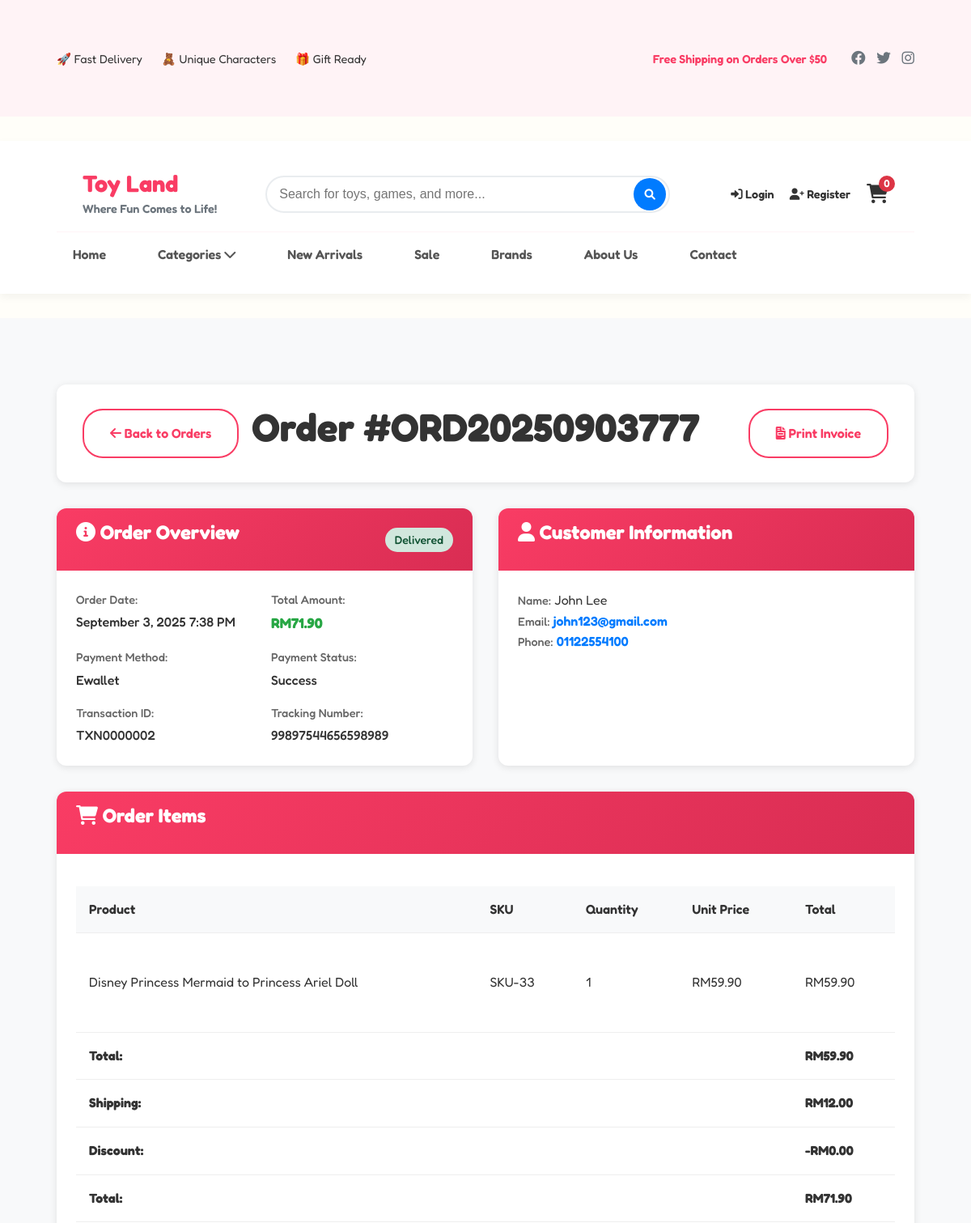
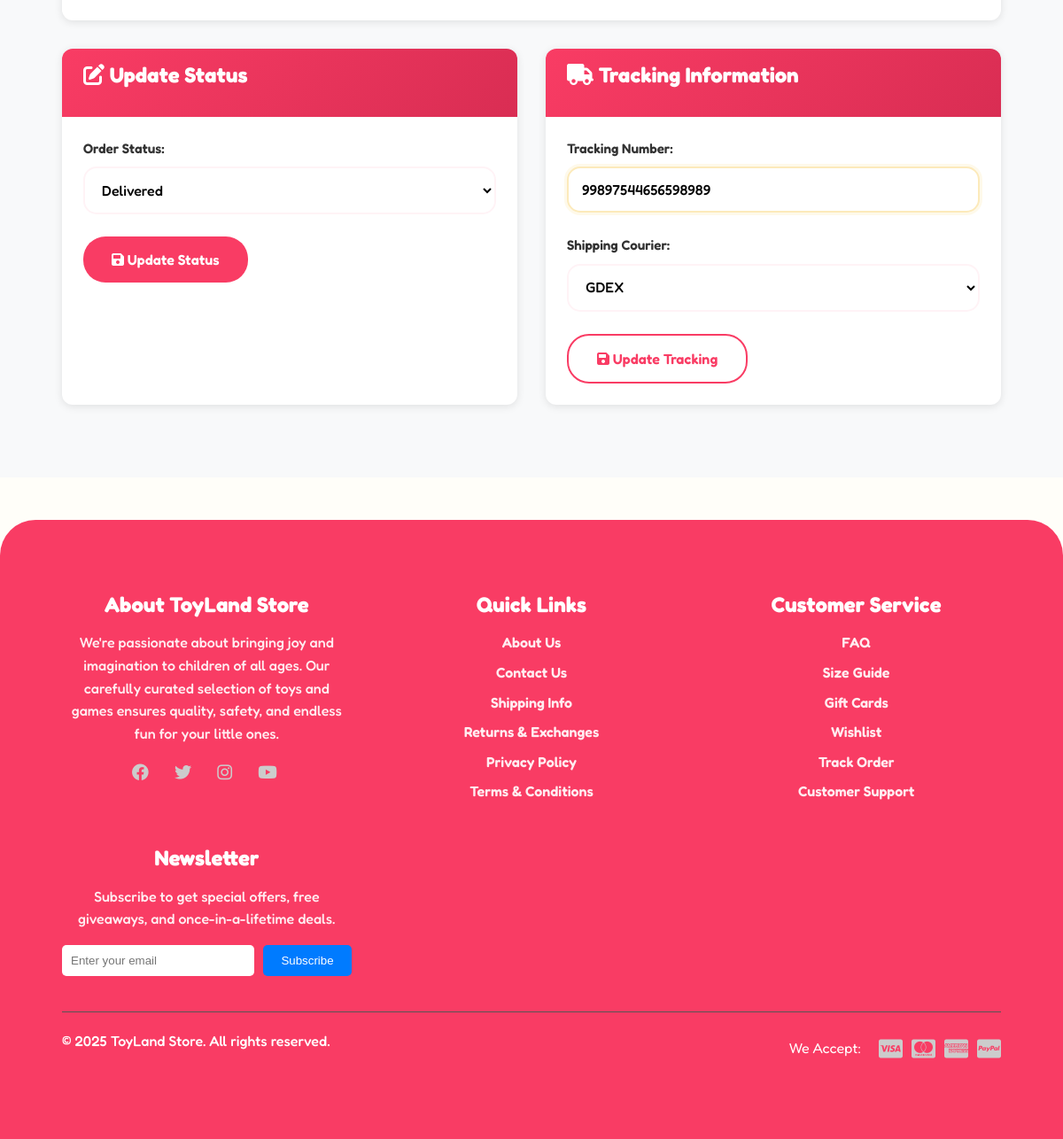
/root/admin/order_details.php?id=ORD0000002 (signed in), run on the app's committed database (2 pictures, top to bottom).
### tables this page shows
CREATE TABLE `orders` (
  `order_id` varchar(11) NOT NULL,
  `user_id` varchar(11) NOT NULL,
  `order_number` varchar(20) NOT NULL,
  `subtotal` decimal(10,2) NOT NULL,
  `shipping_cost` decimal(10,2) NOT NULL DEFAULT 0.00,
  `discount_amount` decimal(10,2) NOT NULL DEFAULT 0.00,
  `total_amount` decimal(10,2) NOT NULL,
  `order_status` enum('pending','processing','shipped','delivered','cancel_requested','cancelled') DEFAULT 'pending',
  `tracking_number` varchar(100) DEFAULT NULL,
  `shipping_courier` varchar(100) DEFAULT NULL,
  `payment_id` varchar(11) DEFAULT NULL,
  `shipping_first_name` varchar(50) DEFAULT NULL,
  `shipping_last_name` varchar(50) DEFAULT NULL,
  `shipping_address_line1` varchar(255) DEFAULT NULL,
  `shipping_address_line2` varchar(255) DEFAULT NULL,
  `shipping_city` varchar(100) DEFAULT NULL,
  `shipping_state` varchar(100) DEFAULT NULL,
  `shipping_postal_code` varchar(20) DEFAULT NULL,
  `shipping_area` enum('west','east') NOT NULL,
  `billing_first_name` varchar(50) DEFAULT NULL,
  `billing_last_name` varchar(50) DEFAULT NULL,
  `billing_address_line1` varchar(255) DEFAULT NULL,
  `billing_address_line2` varchar(255) DEFAULT NULL,
  `billing_city` varchar(100) DEFAULT NULL,
  `billing_state` varchar(100) DEFAULT NULL,
  `billing_postal_code` varchar(20) DEFAULT NULL,
  `billing_area` enum('west','east') DEFAULT NULL,
  `contact_email` varchar(100) DEFAULT NULL,
  `contact_phone` varchar(20) DEFAULT NULL,
  `order_notes` text DEFAULT NULL,
  `created_at` timestamp NOT NULL DEFAULT current_timestamp(),
  `updated_at` timestamp NOT NULL DEFAULT current_timestamp() ON UPDATE current_timestamp(),
  `shipped_date` datetime DEFAULT NULL
);

CREATE TABLE `payments` (
  `payment_id` varchar(11) NOT NULL,
  `order_id` varchar(11) NOT NULL,
  `user_id` varchar(11) NOT NULL,
  `amount` decimal(10,2) NOT NULL,
  `payment_method` varchar(50) NOT NULL,
  `payment_status` enum('pending','completed','failed','refunded','success') DEFAULT 'pending',
  `transaction_id` varchar(50) DEFAULT NULL,
  `wallet_id` varchar(20) DEFAULT NULL,
  `payment_date` timestamp NOT NULL DEFAULT current_timestamp(),
  `created_at` timestamp NOT NULL DEFAULT current_timestamp(),
  `updated_at` timestamp NOT NULL DEFAULT current_timestamp() ON UPDATE current_timestamp()
);

CREATE TABLE `order_items` (
  `order_id` varchar(11) NOT NULL,
  `product_id` varchar(11) NOT NULL,
  `quantity` int(11) NOT NULL DEFAULT 1,
  `unit_price` decimal(10,2) NOT NULL,
  `total_price` decimal(10,2) NOT NULL,
  `created_at` timestamp NOT NULL DEFAULT current_timestamp(),
  `updated_at` timestamp NOT NULL DEFAULT current_timestamp() ON UPDATE current_timestamp()
);

CREATE TABLE `products` (
  `product_id` varchar(11) NOT NULL,
  `name` varchar(200) NOT NULL,
  `description` text DEFAULT NULL,
  `price` decimal(10,2) NOT NULL,
  `sale_price` decimal(10,2) DEFAULT NULL,
  `sku` varchar(50) NOT NULL,
  `stock_quantity` int(11) DEFAULT 0,
  `category_id` varchar(11) DEFAULT NULL,
  `image` varchar(255) DEFAULT NULL,
  `status` enum('active','inactive','out_of_stock') DEFAULT 'active',
  `featured` tinyint(1) DEFAULT 0,
  `created_at` timestamp NOT NULL DEFAULT current_timestamp(),
  `updated_at` timestamp NOT NULL DEFAULT current_timestamp() ON UPDATE current_timestamp(),
  `product_features` text DEFAULT NULL,
  `product_specifications` text DEFAULT NULL
);

### root/admin/order_details.php (the view, shortened to what this page needs)
<?php
require_once '../includes/db.php';
$order_id = $_GET['id'] ?? null;
$stmt = $pdo->prepare("SELECT * FROM orders WHERE order_id = ?");
$stmt->execute([$order_id]);
$order = $stmt->fetch(PDO::FETCH_ASSOC);
try {
    $stmt = $pdo->prepare("
    SELECT o.*,
           u.username, u.email, u.role,
           up.first_name, up.last_name, up.phone,
           pay.payment_method, pay.payment_status, pay.transaction_id
    FROM orders o
    JOIN user u ON o.user_id = u.user_id
    LEFT JOIN user_profiles up ON u.user_id = up.user_id
    LEFT JOIN payments pay ON o.payment_id = pay.payment_id
    WHERE o.order_id = ?
");
    $stmt->execute([$order_id]);
    $order = $stmt->fetch(PDO::FETCH_ASSOC);
     $stmt = $pdo->prepare("
        SELECT oi.*, p.name as product_name, p.sku, p.image
        FROM order_items oi
        JOIN products p ON oi.product_id = p.product_id
        WHERE oi.order_id = ?
    ");
    $stmt->execute([$order_id]);
    $order_items = $stmt->fetchAll(PDO::FETCH_ASSOC);
} catch (Exception $e) {
    $_SESSION['error_message'] = "Error fetching order details: " . $e->getMessage();
    header('Location: orders.php');
    exit;
}
include '../includes/header.php';
?>
<section class="order-details-section">
    <div class="container">
        <div class="page-header">
            <div class="header-left">
                <a href="orders.php" class="btn btn-outline">
                    <i class="fas fa-arrow-left"></i> Back to Orders
                </a>
                <h1>Order #<?= htmlspecialchars($order['order_number']) ?></h1>
            </div>
            <div class="header-actions">
                <a href="../admin/print_order.php?id=<?= urlencode($order['order_id']) ?>"
                    target="_blank"
                    class="btn btn-outline">
                    <i class="fas fa-file-invoice"></i> Print Invoice
                </a>
            </div>
        </div>
        <div class="order-details-grid">
            <div class="detail-card order-overview">
                <div class="card-header">
                    <h3><i class="fas fa-info-circle"></i> Order Overview</h3>
                    <span class="status-badge status-<?= $order['order_status'] ?>">
                        <?= ucfirst($order['order_status']) ?>
                    </span>
                </div>
                <div class="card-content">
                    <div class="overview-grid">
                        <div class="overview-item">
                            <label>Order Date:</label>
                            <span><?= date('F j, Y g:i A', strtotime($order['created_at'])) ?></span>
                        </div>
                        <div class="overview-item">
                            <label>Total Amount:</label>
                            <span class="amount">RM<?= number_format($order['total_amount'], 2) ?></span>
                        </div>
                        <div class="overview-item">
                            <label>Payment Method:</label>
                            <span><?= ucfirst(str_replace('_', ' ', $order['payment_method'])) ?></span>
                        </div>
                        <div class="overview-item">
                            <label>Payment Status:</label>
                            <span class="payment-status status-<?= $order['payment_status'] ?>">
                                <?= ucfirst($order['payment_status']) ?>
                            </span>
                        </div>
                        <?php if (!empty($order['transaction_id'])): ?>
                        <div class="overview-item">
                            <label>Transaction ID:</label>
                            <span><?= htmlspecialchars($order['transaction_id']) ?></span>
                        </div>
                        <?php endif; ?>
                        <?php if (!empty($order['tracking_number'])): ?>
                        <div class="overview-item">
                            <label>Tracking Number:</label>
                            <span class="tracking-number"><?= htmlspecialchars($order['tracking_number']) ?></span>
                        </div>
                        <?php endif; ?>
                    </div>
                </div>
            </div>
            <div class="detail-card customer-info">
                <div class="card-header">
                    <h3><i class="fas fa-user"></i> Customer Information</h3>
                </div>
                <div class="card-content">
                    <div class="customer-details">
                        <div class="customer-item">
                            <label>Name:</label>
                            <span><?= htmlspecialchars($order['shipping_first_name'] . ' ' . $order['shipping_last_name']) ?></span>
                        </div>
                        <div class="customer-item">
                            <label>Email:</label>
                            <span><a href="mailto:<?= htmlspecialchars($order['contact_email']) ?>"><?= htmlspecialchars($order['contact_email']) ?></a></span>
                        </div>
                        <?php if (!empty($order['contact_phone'])): ?>
                        <div class="customer-item">
                            <label>Phone:</label>
                            <span><a href="tel:<?= htmlspecialchars($order['contact_phone']) ?>"><?= htmlspecialchars($order['contact_phone']) ?></a></span>
                        </div>
                        <?php endif; ?>
                    </div>
                </div>
            </div>
            <div class="detail-card order-items full-width">
                <div class="card-header">
                    <h3><i class="fas fa-shopping-cart"></i> Order Items</h3>
                </div>
                <div class="card-content">
                    <div class="items-table-container">
                        <table class="items-table">
                            <thead>
                                <tr>
                                    <th>Product</th>
                                    <th>SKU</th>
                                    <th>Quantity</th>
                                    <th>Unit Price</th>
                                    <th>Total</th>
                                </tr>
                            </thead>
                            <tbody>
                                <?php foreach ($order_items as $item): ?>
                                <tr>
                                    <td>
                                        <div class="product-info">
                                            <div class="product-details">
                                                <span class="product-name"><?= htmlspecialchars($item['product_name']) ?></span>
                                            </div>
                                        </div>
                                    </td>
                                    <td class="sku"><?= htmlspecialchars($item['sku']) ?></td>
                                    <td class="quantity"><?= $item['quantity'] ?></td>
                                    <td class="unit-price">RM<?= number_format($item['unit_price'], 2) ?></td>
                                    <td class="total-price">RM<?= number_format($item['quantity'] * $item['unit_price'], 2) ?></td>
                                </tr>
                                <?php endforeach; ?>
                            </tbody>
                            <tfoot>
                                <tr class="total-row">
                                    <td colspan="4"><strong>Total:</strong></td>
                                    <td><strong>RM<?= number_format($order['subtotal'], 2) ?></strong></td>
                                </tr>
                                <tr class="total-row">
                                    <td colspan="4"><strong>Shipping:</strong></td>
                                    <td><strong>RM<?= number_format($order['shipping_cost'], 2) ?></strong></td>
                                </tr>
                                <tr class="total-row">
                                    <td colspan="4"><strong>Discount:</strong></td>
                                    <td><strong>-RM<?= number_format($order['discount_amount'], 2) ?></strong></td>
                                </tr>
                                <tr class="total-row">
                                    <td colspan="4"><strong>Total:</strong></td>
                                    <td><strong>RM<?= number_format($order['total_amount'], 2) ?></strong></td>
                                </tr>
                            </tfoot>
                        </table>
                    </div>
                </div>
            </div>
            <div class="detail-card status-management">
                <div class="card-header">
                <h3><i class="fas fa-edit"></i> Update Status</h3>
            </div>
            <div class="card-content">
                <form method="POST" class="status-form">
            <div class="form-group">
                <label for="new_status">Order Status:</label>
                <select id="new_status" name="new_status" required>
                    <option value="delivered" <?= $order['order_status'] === 'delivered' ? 'selected' : '' ?>>Delivered</option>
                </select>
            </div>
            <button type="submit" class="btn btn-primary">
                <i class="fas fa-save"></i> Update Status
            </button>
        </form>
    </div>
</div>
            <div class="detail-card tracking-info">
                 <div class="card-header">
                     <h3><i class="fas fa-truck"></i> Tracking Information</h3>
            </div>
            <div class="card-content">
                <form method="POST" class="tracking-form">
            <div class="form-group">
                <label for="tracking_number">Tracking Number:</label>
                <input type="text" id="tracking_number" name="tracking_number"
                       value="<?= htmlspecialchars($order['tracking_number'] ?? '') ?>"
                       placeholder="Enter tracking number...">
            </div>
            <div class="form-group">
                <label for="shipping_courier">Shipping Courier:</label>
                <select id="shipping_courier" name="shipping_courier">
                    <option value="gdex" <?= ($order['shipping_courier'] ?? '') === 'gdex' ? 'selected' : '' ?>>GDEX</option>
                </select>
            </div>
            <button type="submit" class="btn btn-outline">
                <i class="fas fa-save"></i> Update Tracking
            </button>
        </form>
    </div>
</div>
        </div>
    </div>
</section>
<?php include '../includes/footer.php'; ?>

### data on the page
orders: order_number "ORD20250903777", order_status "Delivered", created_at "September 3, 2025 7:38 PM", total_amount "71.90", payment.payment_method "Ewallet", payment.payment_status "Success", payment.transaction_id "TXN0000002", tracking_number "99897544656598989", shipping_first_name+shipping_last_name "John Lee", contact_email "john123@gmail.com", contact_phone "01122554100", subtotal "59.90", shipping_cost "12.00", discount_amount "0.00", new_status "Delivered", shipping_courier "GDEX"
order_items: product.name "Disney Princess Mermaid to Princess Ariel Doll", product.sku "SKU-33", quantity "1", unit_price "59.90", $item['quantity']*$item['unit_price'] "59.90"

### other printed values
$cart_count "0"
